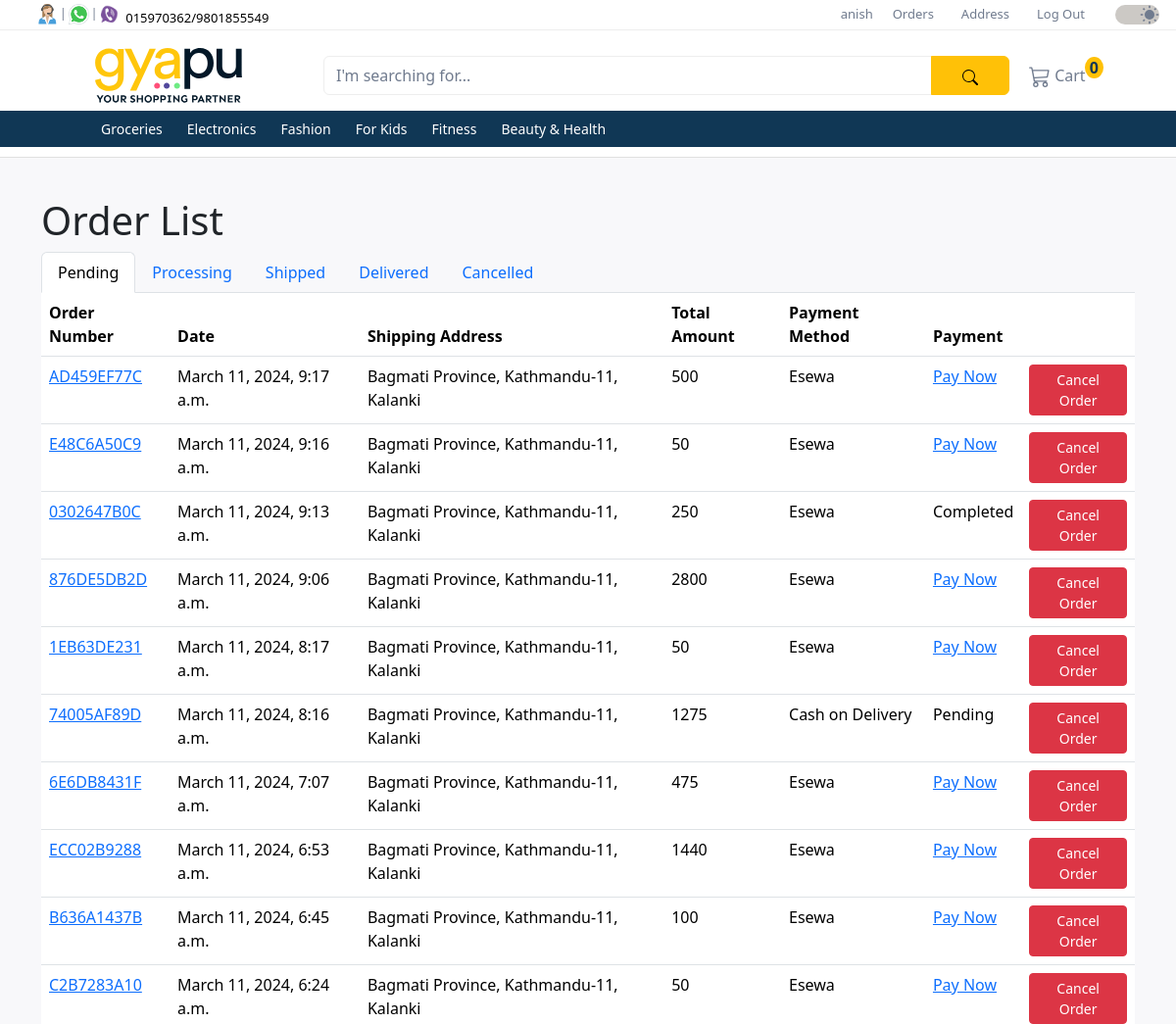
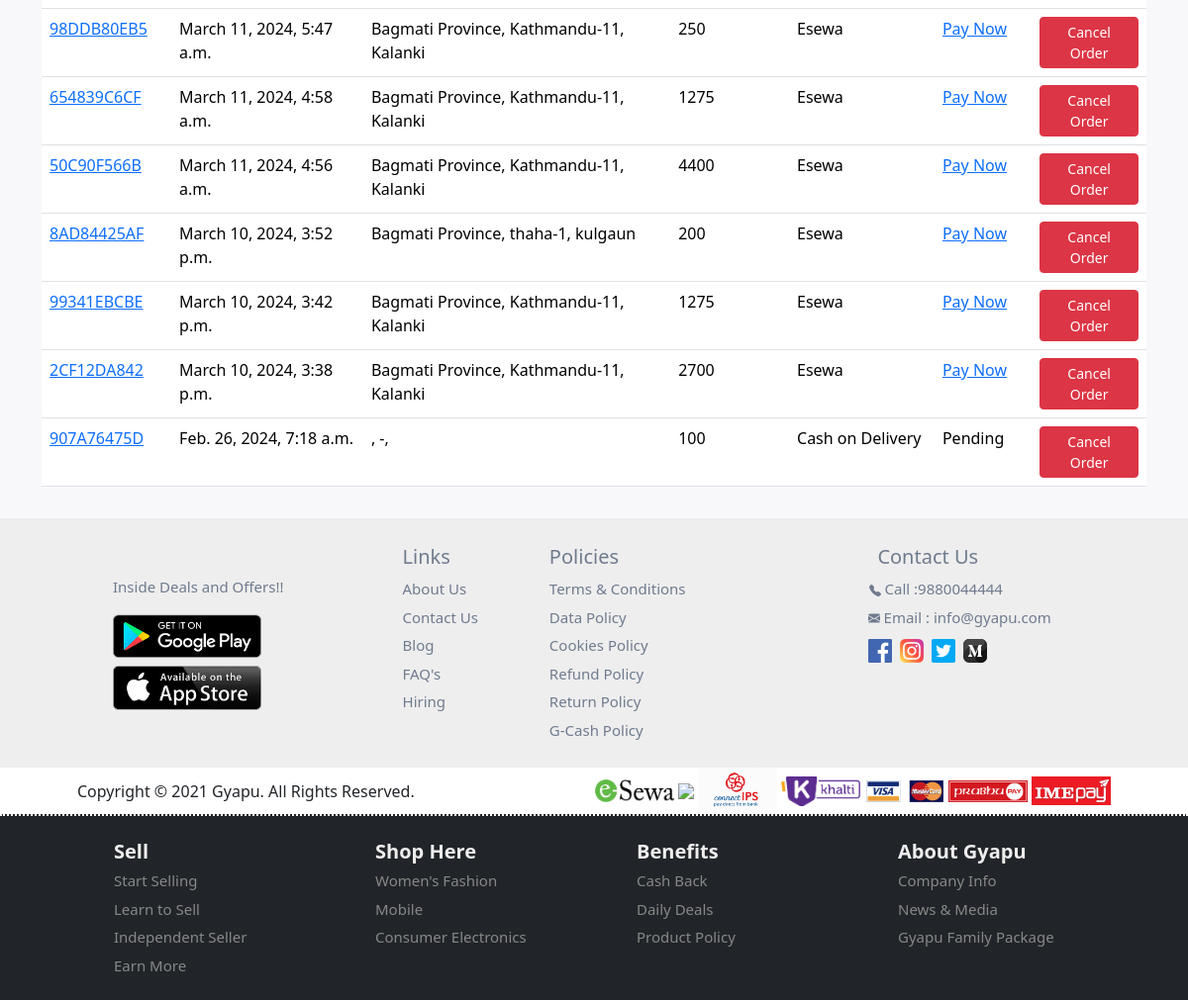
The page /orders/ (signed in) on the database its author committed (2 pictures, top to bottom).
### user/models.py (models this page shows, shortened)
class CustomUser(AbstractUser):
  id = models.UUIDField(
    primary_key = True,
    default = uuid.uuid4,
    editable = False
  )
  full_name = models.CharField(max_length=50, default='Default Name')
  mobile = models.CharField(max_length=10, blank=False, null=False)

class Address(models.Model):
  PROVINCE_CHOICES = (
    ('Koshi Province', 'Koshi Province'),
    ('Madesh Province', 'Madesh Province'),
    ('Bagmati Province', 'Bagmati Province'),
    ('Gandaki Province', 'Gandaki Province'),
    ('Lumbini Province', 'Lumbini Province'),
    ('Karnali Province', 'Karnali Province'),
    ('Sudurpashchim Province', 'Sudurpashchim Province'),
  )
  id = models.UUIDField(
    primary_key = True,
    default = uuid.uuid4,
    editable = False
  )
  user = models.ForeignKey(settings.AUTH_USER_MODEL, on_delete=models.CASCADE, limit_choices_to={'groups__name': 'customer'})
  province = models.CharField(max_length=100, choices=PROVINCE_CHOICES)
  city = models.CharField(max_length=100)
  area = models.CharField(max_length=100)
  tole = models.IntegerField(validators=[MinValueValidator(0)])

### products/models.py (models this page shows, shortened)
class Category(models.Model):
  id = models.UUIDField(
    primary_key = True,
    default = uuid.uuid4,
    editable = False
  )
  name = models.CharField(max_length=255)
  description = models.TextField(blank=True)
  parent = models.ForeignKey('self', on_delete=models.CASCADE, null=True, blank=True, related_name='children')
  class Meta:
    verbose_name_plural = 'Categories'

### orders/models.py (models this page shows, shortened)
class Order(models.Model):
  STATUS_CHOICES = (
    ('Pending', 'Pending'),
    ('Processing', 'Processing'),
    ('Shipped', 'Shipped'),
    ('Delivered', 'Delivered'),
    ('Cancelled', 'Cancelled'),
  )
  PAYMENT_METHODS = (
    ('Cash on Delivery', 'Cash on Delivery'),
    ('Esewa', 'Esewa'),
  )
  id = models.UUIDField(
    primary_key = True,
    default = uuid.uuid4,
    editable = False
  )
  user = models.ForeignKey(User, on_delete=models.CASCADE)
  date_ordered = models.DateTimeField(default=now)
  status = models.CharField(max_length=20, choices=STATUS_CHOICES, default='Pending')
  total_amount = models.DecimalField(max_digits=10, decimal_places=2)
  order_number = models.CharField(max_length=20, unique=True, editable=False)
  shipping_address = models.ForeignKey(Address, on_delete=models.DO_NOTHING, null=True, blank=True, default=None)
  payment_method = models.CharField(max_length=50, choices=PAYMENT_METHODS, default='Cash on Delivery')
  payment_completed = models.BooleanField(default=False, null=True, blank=True)

### orders/views.py (the view, shortened to what this page needs)
# urls.py: path('', OrderListView.as_view(), name='order_list'),
class OrderListView(LoginRequiredMixin, ListView):
  model = Order
  template_name = 'orders/order_list.html'
  context_object_name = 'order_list'
  def get_queryset(self):
    user = self.request.user
    if user.groups.filter(name='customer').exists():
      return Order.objects.filter(user=user).annotate(total_amount_override=Sum('total_amount')).order_by('-date_ordered')
    else:
      return Order.objects.none()
  def get_context_data(self, **kwargs):
    context = super().get_context_data(**kwargs)
    user = self.request.user
    context['pending_orders'] = self.get_queryset().filter(status='Pending')
    context['processing_orders'] = self.get_queryset().filter(status='Processing')
    context['shipped_orders'] = self.get_queryset().filter(status='Shipped')
    context['delivered_orders'] = self.get_queryset().filter(status='Delivered')
    context['cancelled_orders'] = self.get_queryset().filter(status='Cancelled')
    return context

### products/context_processors.py (called while the page is built)
def categories(request):
  categories = Category.objects.filter(parent__isnull=True)
  return {'categories': categories}

### user/context_processors.py (called while the page is built)
def user_group(request):
  user_belong_to_store = request.user.groups.filter(name='store').exists()
  return {'user_belong_to_store': user_belong_to_store}

### orders/templates/orders/order_list.html (shortened to what this page needs)
{% extends '_base.html' %}
{% block content %}
  <h1>Order List</h1>
  <ul class="nav nav-tabs" id="orderTabs" role="tablist">
    <li class="nav-item">
      <a class="nav-link active" id="pending-tab" data-bs-toggle="tab" href="#pending" role="tab" aria-controls="pending" aria-selected="true">Pending</a>
    </li>
    <li class="nav-item">
      <a class="nav-link" id="delivered-tab" data-bs-toggle="tab" href="#processing" role="tab" aria-controls="processing" aria-selected="false">Processing</a>
    </li>
    <li class="nav-item">
      <a class="nav-link" id="delivered-tab" data-bs-toggle="tab" href="#shipped" role="tab" aria-controls="shipped" aria-selected="false">Shipped</a>
    </li>
    <li class="nav-item">
      <a class="nav-link" id="delivered-tab" data-bs-toggle="tab" href="#delivered" role="tab" aria-controls="delivered" aria-selected="false">Delivered</a>
    </li>
    <li class="nav-item">
      <a class="nav-link" id="delivered-tab" data-bs-toggle="tab" href="#cancelled" role="tab" aria-controls="cancelled" aria-selected="false">Cancelled</a>
    </li>
  </ul>
  <div class="tab-content" id="orderTabsContent">
    {% include 'orders/order_list_tab.html' with orders=pending_orders tab_id='pending' active='true' %}
  </div>
{% endblock %}

### user/templates/homepage/upper_navbar.html (shortened to what this page needs)
{% load static %}
<nav class="navbar navbar-expand-lg first-nav">
  <div class="container-fluid d-flex">
    <div class="contact-icons ms-4 d-none d-lg-block">
      <div class="d-flex">
        <div class="d-flex">
          <div class="tooltip px-0">
            <img src="{% static "images/icons/contact.svg" %}" alt="phone">
          </div>
          <span class="pt-1">|</span>
        </div>
        <div class="d-flex">
          <div class="tooltip px-0">
            <img src="{% static "images/icons/whatsapp.png" %}" alt="whatsapp">
          </div>
          <span class="pt-1">|</span>
        </div>
        <div>
          <div class="tooltip px-0">
            <img src="{% static "images/icons/viber.png" %}" alt="viber">
          </div>
        </div>
        <div class="mt-1">
          <a class="phone-number ps-1" href="#">
            015970362/9801855549
          </a>
        </div>
      </div>
    </div>
    <div class="menu flex-grow-1">
      <div class="collapse navbar-collapse justify-content-end" id="collapsibleNavbar">
        <ul class="navbar-nav">
          {% if user.is_authenticated %}
            <li class="nav-item">
              <a href="{% url 'profile_detail' %}">{{ user.username }}</a>
            </li>
            <li class="nav-item">
              <a href="{% url 'order_list' %}">Orders</a>
            </li>
            <li class="nav-item">
              {% if user_belong_to_store %}
                <a class="nav-link py-0" href="{% url 'product_add' %}">Add Product</a>
              {% else %}
                <a class="nav-link py-0" href="{% url 'address_list' %}">Address</a>
              {% endif %}
            </li>
            <li class="nav-item">
              <a href="{% url 'account_logout' %}">Log Out</a>
            </li>
          {% else %}
            <li class="nav-item">
              <a class="nav-link py-0" href="{% url 'store_login' %}">Sell Your Product</a>
            </li>
          {% endif %}
        </ul>
      </div>
    </div>
    <div class="accessibilities">
      <div class="d-flex justify-content-end">
        <div class="switch">
          <div class="form-check form-switch ms-3">
            <input class="form-check-input" type="checkbox" id="toggleswitch" value="yes" checked>
          </div>
        </div>
      </div>
    </div>
  </div>
</nav>

### user/templates/homepage/lower_navbar.html (shortened to what this page needs)
{% load static %}
<nav class="navbar navbar-expand-xl d-flex flex-column second-nav" id="secondNav">
  <div class="container">
    <div class="d-flex flex-row container-fluid gyapu-head">
      <a class="navbar-brand" href="
        {% if not user_belong_to_store %}
          {% url 'home' %}
        {% else %}
          {% url 'store_dashboard' %}
        {% endif %}
      ">
        <img class="img-fluid" id="gyapu-head" src="{% static "images/gyapu-header-lightmode.svg" %}" alt="gyapu brand logo">
      </a>
      <form class="input-group mt-3 mb-3">
        <input type="text" class="form-control" placeholder="I'm searching for...">
        <button class="btn btn-warning" type="submit">
        </button>
      </form>
    </div>
    <div class="collapse navbar-collapse" id="mynavbar">
      <ul class="navbar-nav me-auto">
        {% if not user_belong_to_store %}
        <li class="nav-item">
          <div class="tooltip">
            <a class="nav-link" href="{% url 'cart_detail' %}">
              Cart
              <sup class="bg-warning cart-number">0</sup>
            </a>
          </div>
        </li>
        {% endif %}
      </ul>
    </div>
  </div>
  <div class="dropdown-nav">
    <div class="container">
      <div class="collapse navbar-collapse" id="mynavbar">
        <ul class="navbar-nav">
          {% for category in categories %}
            <li class="nav-item dropdown">
              <a class="nav-link dropbtn" href="{% url 'product_by_category' category.name %}">{{ category.name }}</a>
            </li>
          {% endfor %}
        </ul>
      </div>
    </div>
  </div>
</nav>

### orders/templates/orders/order_list_tab.html (shortened to what this page needs)
<div class="tab-pane fade {% if active == 'true' %}show active{% endif %}" id="{{ tab_id }}" role="tabpanel" aria-labelledby="{{ tab_id }}-tab">
  <table class="table">
    <thead>
      <tr>
        <th>Order Number</th>
        <th>Date</th>
        <th>Shipping Address</th>
        <th>Total Amount</th>
        <th>Payment Method</th>
        <th>Payment</th>
        <th></th>
      </tr>
    </thead>
    <tbody>
      {% for order in orders %}
        <tr>
          <td><a href="{% url 'order_detail' pk=order.pk %}">{{ order.order_number }}</a></td>
          <td>{{ order.date_ordered }}</td>
          <td>{{ order.shipping_address.province }}, {{ order.shipping_address.city }}-{{ order.shipping_address.tole }}, {{ order.shipping_address.area }}</td>
          <td>{{ order.total_amount_override }}</td>
          <td>{{ order.payment_method }}</td>
          <td>
            {% if order.status == 'Cancelled' %}
              {% if order.payment_method == 'Esewa' and order.payment_completed  %}
                Refunded
              {% else %}
                -
              {% endif %}
            {% elif order.payment_completed or order.status == 'Delivered' %}
              Completed
            {% else %}
              {% if order.payment_method == 'Esewa' and not order.payment_completed%}
                <a href="{% url 'esewa_request' order.id %}">Pay Now</a>
              {% else %}
                Pending
              {% endif %}
            {% endif %}
          </td>
          {% if order.status == 'Pending' or order.status == 'Processing' %}
            <td><a href="{% url 'order_cancel' pk=order.pk %}" class="btn btn-sm btn-danger">Cancel Order</a></td>
          {% else %}
            <td></td>
          {% endif %}
        </tr>
      {% empty %}
        <tr>
          <td colspan="7">No orders found.</td>
        </tr>
      {% endfor %}
    </tbody>
  </table>
</div>

### user/static/css/style.css (style rules this page uses)
* { margin: 0; padding: 0; scroll-behavior: smooth; }
:root { --backgroundColor: #ffffff; --featureListBgColor: #F8F8FA; --cardBgColor: #ffffff; --contactsBgColor: #EEEEEE; --toggleswitchBgColor: #CCC9C5; --textColor: #707B8E; --priceColor: #103755; --buttomnavColor: #103755; --border: #eeeeee; --controlColor: #606775; --phoneColor: #000000; --navAnchorHover: #000000; --inputBorderSelection: #eeeeee; --topicColorHover: #000000; --gyapuHeader: #031828; --cardHoverBoxShadow: 0 2px 4px 0 rgba(158, 155, 155, 0.19), 0 4px 10px 0 rgba(158, 155, 155, 0.19); }
.first-nav { height: 30px; z-index: 3; background-color: var(--backgroundColor); }
.first-nav a { text-decoration: none; color: var(--textColor); }
.first-nav .contact-icons img { width: 25px; height: 25px; }
.first-nav .contact-icons span { font-size: 12px; color: var(--textColor); }
.phone-number { font-size: 13px; color: var(--phoneColor) !important; }
#collapsibleNavbar { font-size: 13px; }
#collapsibleNavbar ul li { padding: 0 10px; }
#collapsibleNavbar a { color: var(--textColor); }
.switch { margin-top: -5px; margin-left: 15px; }
.switch .form-check-input { font-size: 20px; width: 45px; background-color: var(--toggleswitchBgColor); border: none; cursor: pointer; }
.switch .form-switch .form-check-input { background-image: url("/static/images/moon.svg"); }
.switch .form-switch .form-check-input:checked { background-image: url("/static/images/sun.svg"); }
.second-nav { width: 100%; margin: 0; padding-top: 10px; padding-bottom: 0; background-color: var(--backgroundColor); z-index: 2; border-top: 1px solid var(--border); }
.second-nav .container .container-fluid { width: 1000px; }
.second-nav .container .container-fluid a { margin: auto; }
.second-nav img { width: 150px !important; min-width: 100px; }
.second-nav form { max-width: 700px !important; height: 40px; margin-left: 40px; }
.second-nav form input { background: transparent; border: 1px solid var(--border); }
.second-nav form input::placeholder { color: var(--textColor); }
.form-control { color: var(--textColor) !important; }
.second-nav form button { width: 80px; }
#mynavbar a { color: var(--textColor); }
.cart-number { font-size: 16px; font-weight: 600; color: #103755; border-radius: 50%; padding: 0 5px; margin-left: -5px; }
.tooltip { position: relative; font-size: 16px; display: inline-block; opacity: 1; }
.dropdown-nav { width: 100%; background-color: #103755; z-index: 2; }
.dropdown-nav .container { padding-left: 65px; }
.dropbtn { color: #ffffff !important; font-size: 14px; margin-right: 9px; }
.dropdown, .dropleft, .sub-dropleft { position: relative; display: inline-block; }
@media only screen and (max-width: 1200px) { .second-nav { padding-bottom: 10px; border-bottom: 1px solid #e0e0e0; } }

### rows shown on the page
CustomUser: username "anish"
Category: name "Groceries"
Category: name "Electronics"
Category: name "Fashion"
Category: name "For Kids"
Category: name "Fitness"
Category: name "Beauty & Health"
Order: order_number "AD459EF77C", date_ordered "March 11, 2024, 9:17 a.m.", shipping_address.province "Bagmati Province", shipping_address.city "Kathmandu", shipping_address.tole "11", shipping_address.area "Kalanki", total_amount_override "500", payment_method "Esewa", status "Pay Now"
Order: order_number "E48C6A50C9", date_ordered "March 11, 2024, 9:16 a.m.", shipping_address.province "Bagmati Province", shipping_address.city "Kathmandu", shipping_address.tole "11", shipping_address.area "Kalanki", total_amount_override "50", payment_method "Esewa", status "Pay Now"
Order: order_number "0302647B0C", date_ordered "March 11, 2024, 9:13 a.m.", shipping_address.province "Bagmati Province", shipping_address.city "Kathmandu", shipping_address.tole "11", shipping_address.area "Kalanki", total_amount_override "250", payment_method "Esewa", status "Completed"
Order: order_number "876DE5DB2D", date_ordered "March 11, 2024, 9:06 a.m.", shipping_address.province "Bagmati Province", shipping_address.city "Kathmandu", shipping_address.tole "11", shipping_address.area "Kalanki", total_amount_override "2800", payment_method "Esewa", status "Pay Now"
Order: order_number "1EB63DE231", date_ordered "March 11, 2024, 8:17 a.m.", shipping_address.province "Bagmati Province", shipping_address.city "Kathmandu", shipping_address.tole "11", shipping_address.area "Kalanki", total_amount_override "50", payment_method "Esewa", status "Pay Now"
Order: order_number "74005AF89D", date_ordered "March 11, 2024, 8:16 a.m.", shipping_address.province "Bagmati Province", shipping_address.city "Kathmandu", shipping_address.tole "11", shipping_address.area "Kalanki", total_amount_override "1275", payment_method "Cash on Delivery", status "Pending"
Order: order_number "6E6DB8431F", date_ordered "March 11, 2024, 7:07 a.m.", shipping_address.province "Bagmati Province", shipping_address.city "Kathmandu", shipping_address.tole "11", shipping_address.area "Kalanki", total_amount_override "475", payment_method "Esewa", status "Pay Now"
Order: order_number "ECC02B9288", date_ordered "March 11, 2024, 6:53 a.m.", shipping_address.province "Bagmati Province", shipping_address.city "Kathmandu", shipping_address.tole "11", shipping_address.area "Kalanki", total_amount_override "1440", payment_method "Esewa", status "Pay Now"
Order: order_number "B636A1437B", date_ordered "March 11, 2024, 6:45 a.m.", shipping_address.province "Bagmati Province", shipping_address.city "Kathmandu", shipping_address.tole "11", shipping_address.area "Kalanki", total_amount_override "100", payment_method "Esewa", status "Pay Now"
Order: order_number "C2B7283A10", date_ordered "March 11, 2024, 6:24 a.m.", shipping_address.province "Bagmati Province", shipping_address.city "Kathmandu", shipping_address.tole "11", shipping_address.area "Kalanki", total_amount_override "50", payment_method "Esewa", status "Pay Now"
Order: order_number "98DDB80EB5", date_ordered "March 11, 2024, 5:47 a.m.", shipping_address.province "Bagmati Province", shipping_address.city "Kathmandu", shipping_address.tole "11", shipping_address.area "Kalanki", total_amount_override "250", payment_method "Esewa", status "Pay Now"
Order: order_number "654839C6CF", date_ordered "March 11, 2024, 4:58 a.m.", shipping_address.province "Bagmati Province", shipping_address.city "Kathmandu", shipping_address.tole "11", shipping_address.area "Kalanki", total_amount_override "1275", payment_method "Esewa", status "Pay Now"
Order: order_number "50C90F566B", date_ordered "March 11, 2024, 4:56 a.m.", shipping_address.province "Bagmati Province", shipping_address.city "Kathmandu", shipping_address.tole "11", shipping_address.area "Kalanki", total_amount_override "4400", payment_method "Esewa", status "Pay Now"
Order: order_number "8AD84425AF", date_ordered "March 10, 2024, 3:52 p.m.", shipping_address.province "Bagmati Province", shipping_address.city "thaha", shipping_address.tole "1", shipping_address.area "kulgaun", total_amount_override "200", payment_method "Esewa", status "Pay Now"
Order: order_number "99341EBCBE", date_ordered "March 10, 2024, 3:42 p.m.", shipping_address.province "Bagmati Province", shipping_address.city "Kathmandu", shipping_address.tole "11", shipping_address.area "Kalanki", total_amount_override "1275", payment_method "Esewa", status "Pay Now"
Order: order_number "2CF12DA842", date_ordered "March 10, 2024, 3:38 p.m.", shipping_address.province "Bagmati Province", shipping_address.city "Kathmandu", shipping_address.tole "11", shipping_address.area "Kalanki", total_amount_override "2700", payment_method "Esewa", status "Pay Now"
Order: order_number "907A76475D", date_ordered "Feb. 26, 2024, 7:18 a.m.", total_amount_override "100", payment_method "Cash on Delivery", status "Pending"
